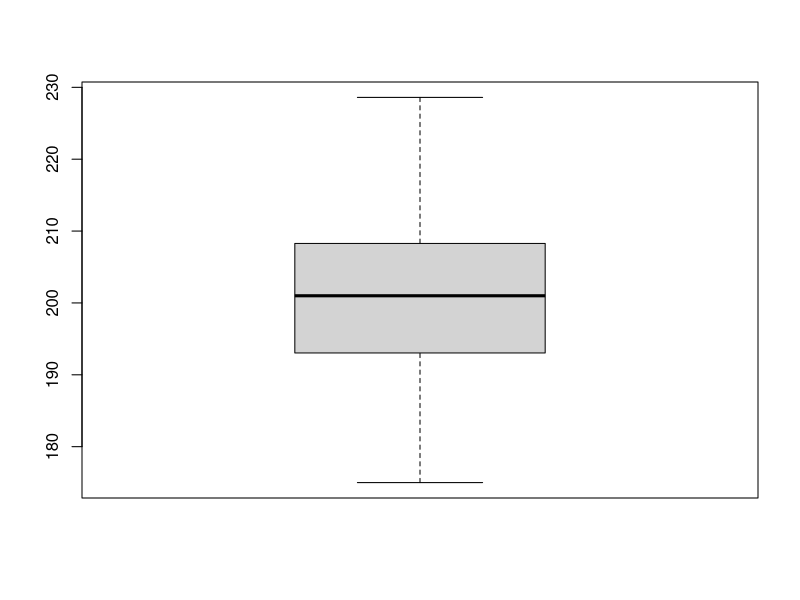
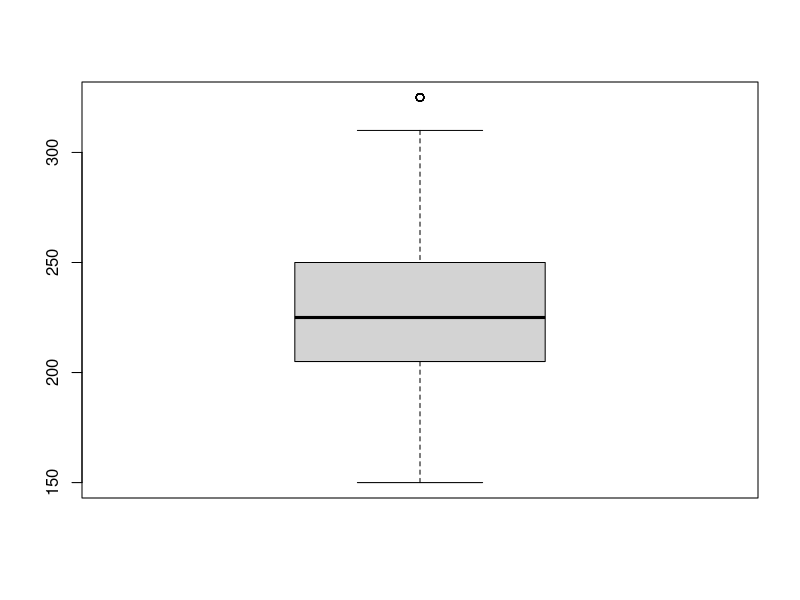
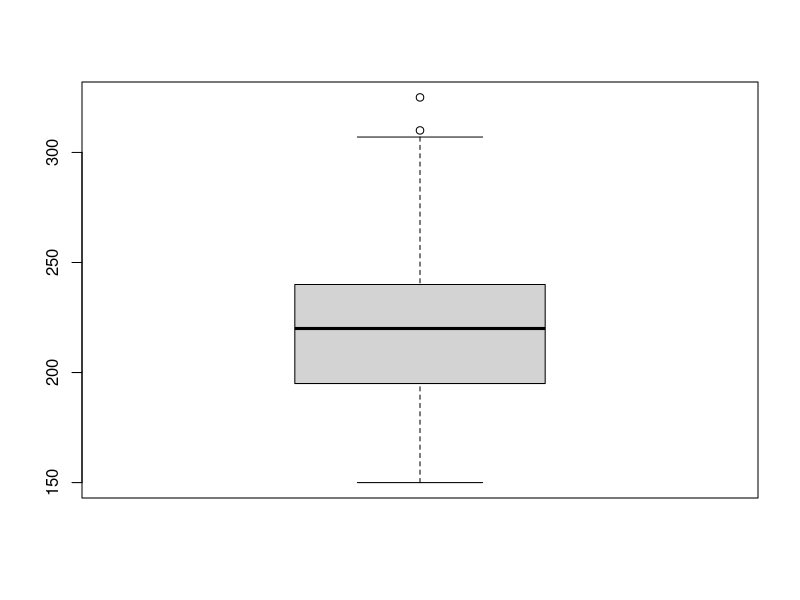
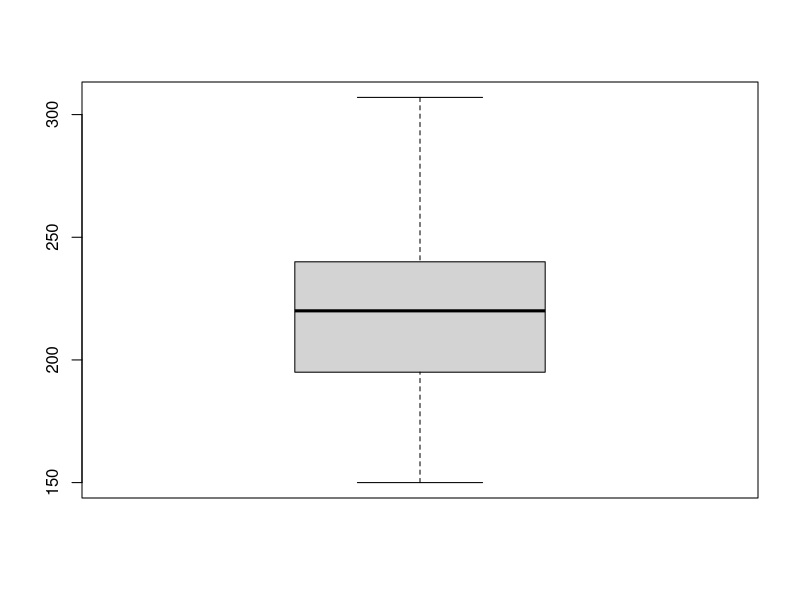
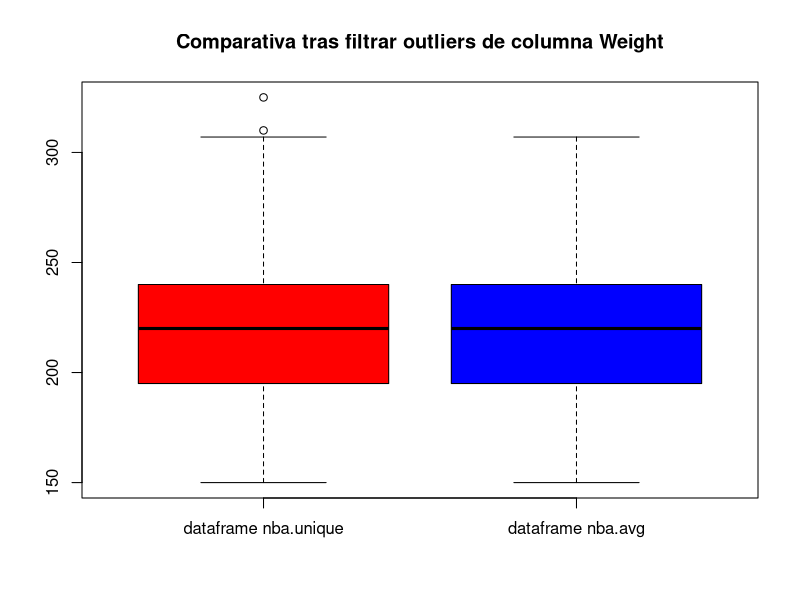
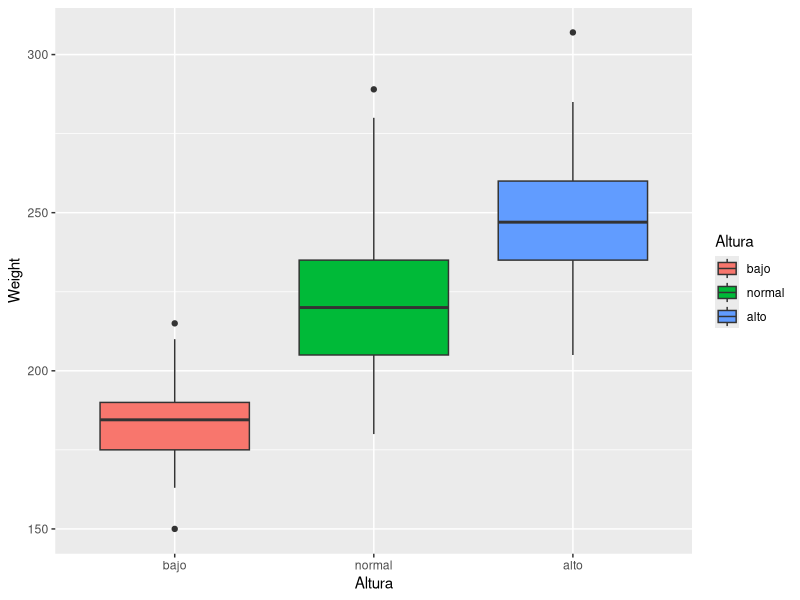

Generate these figures, in order, with R:
## ---- chunk 1
knitr::opts_chunk$set(echo = TRUE)
## ---- chunk 2
nba<-read.csv("NBA_player_of_the_week.csv", stringsAsFactors = FALSE, header = TRUE)
## ---- chunk 3
class(nba)
## ---- chunk 4
str(nba)
## ---- chunk 5
head(nba)
## ---- chunk 6
ls(nba)
## ---- chunk 7
names(nba)
## ---- chunk 8
row.names(nba)
## ---- chunk 9
# Comprobamos los valores del atributo `Conference`.
levels(nba$Conference)

# Comprobamos el tipo de variable que es el atributo `Conference`.
typeof(nba$Conference)
## ---- chunk 10
conf <- (nba$Conference)
## ---- chunk 11
conf
## ---- chunk 12
conf[conf == ""] <- NA
## ---- chunk 13
str(conf)
## ---- chunk 14
# Realizamos la factorización del atributo.
conf <- as.factor(conf)

# Comprobamos los niveles.
levels(conf)

# Mostramos la tabla de frecuencias absolutas.
table(conf)

# Mostramos la tabla de frecuencias relativas redondeando con dos decimales.
round(prop.table(table(conf)), 2)
## ---- chunk 15
# Sumamos todos los NAs en la variable conf.
sum(is.na(conf))
## ---- chunk 16
# Realizamos la factorización de los atributos.
nba$Height <- as.factor(nba$Height)
nba$Player <- as.factor(nba$Player)
nba$Position <- as.factor(nba$Position)
nba$Season <- as.factor(nba$Season)
nba$Team <- as.factor(nba$Team)
nba$Weight <- as.factor(nba$Weight)
## ---- chunk 17
# Sumamos todos los NAs existentes en cada una de las columnas.
sum(is.na(nba$Height))
sum(is.na(nba$Player))
sum(is.na(nba$Position))
sum(is.na(nba$Season))
sum(is.na(nba$Team))
sum(is.na(nba$Weight))
## ---- chunk 18
# Operamos entre columnas y guardamos el resultado en una nueva variable.
time = nba$Season.short - nba$Draft.Year

# Motramos los primeros resultados de la nueva variable para comprobar que se ha creado correctamente.
head(time)
## ---- chunk 19
# Tabla de frecuencias de valores absolutos.
table(time)

# Tabla de frecuencias de valores relativos redondeando con dos decimales.
round(prop.table(table(time)), 2)
## ---- chunk 20
# Convertimos el atributo `Height` en character.
nba$Height <- as.character(nba$Height)

# Calculamos el número de filas.
filas = nrow(nba)

# Creamos las variables de conversión.
inches_in_a_feet = 12
cm_in_a_inch = 2.54

# Iteramos sobre la columna altura a lo largo de todas sus filas.
for (altura in 1:filas){
  # Utilizamos la función `grepl` que nos devolverá True si la cadena de la altura contiene un guión.
  if (grepl("-", nba$Height[altura])){
    
    # Aplicamos la conversión de pies y pulgadas a centímetros.
    # Utilizamos `strsplit` para obtener por separado los pies y las pulgadas.
    part_heitght <- strsplit(nba$Height[altura],"-")[[1]]
    # En la variable part_height tenemos un vector con dos cadenas, la primera contiene los pies 
    # y la segunda las pulgadas. Utilizamos as.numeric para convertirlas a valores numéricos y 
    # multiplicamos por las variables de conversión para obtener el valor en cm.
    feet <- as.numeric(part_heitght[1]) * inches_in_a_feet * cm_in_a_inch
    inch <- as.numeric(part_heitght[2]) * cm_in_a_inch
    # Por último, sumamos ambos valores previamente transformados a cm para obtener la altura total y 
    # guardamos el resultado de nuevo en la columna altura.
    nba$Height[altura] = feet + inch
  }
  
  # Si el valor de altura no contiene un guión pero sí contiene la cadena "cm" tenemos que eliminarla
  # para quedarnos solo con el valor numérico.
  else if (grepl("cm", nba$Height[altura])){
    nba$Height[altura] =  sub("cm", "", nba$Height[altura])
  } 
}

# Convertimos el atributo `Height` en numérico.
nba$Height <- as.numeric(nba$Height)

# Comprobamos el tipo.
typeof(nba$Height)

# Comprobamos que no se han introducido valores NAs.
sum(is.na(nba$Height))
## ---- chunk 21
# Calculamos la media.
mean(nba$Height)
# Calculamos la desviación típica.
sd(nba$Height)
# Visualizamos con un gráfico boxplot.
boxplot(nba$Height)
## ---- chunk 22
# Convertimos el atributo `Weight` en character.
nba$Weight <- as.character(nba$Weight)

# Creamos la variable con el valor de la equivalencia de un kg.
one_kg_in_lb = 2.204623

# Iteramos sobre el total de filas.
for (weight in 1:filas){
  
  # Si el peso contiene la cadena "kg", la eliminamos, convertimos el valor a numérico y aplicamos la
  # conversión.
  if (grepl("kg",nba$Weight[weight])){
    nba$Weight[weight] = as.numeric(sub("kg", "", nba$Weight[weight])) * one_kg_in_lb
  }
}

# Convertimos el atributo `Weight` en numérico.
nba$Weight <- as.numeric(nba$Weight)

# Comprobamos el tipo.
typeof(nba$Weight)

# Comprobamos que no se han introducido valores NAs.
sum(is.na(nba$Weight))
## ---- chunk 23
# Calculamos la media.
mean(nba$Weight)
# Calculamos la desviación típica.
sd(nba$Weight)
# Visualizamos con un gráfico boxplot.
boxplot(nba$Weight)
## ---- chunk 24
# Al igual que en los casos anteriores, convertimos el atributo `Position` en character.
nba$Position <- as.character(nba$Position)

# Creamos dos vectores con los valores que corresponden a las categorías "Forward" y "Guard"
# respectivamente.
Forward <- c("F", "F-C", "FC")
Guard <- c("G", "G-F", "GF")

# Iteramos sobre el total de filas. 
for (i in 1:filas){
  
  # Comprobamos si el valor de "Position" es alguno de los que se corresponden con las nuevas 
  # categorías y reasignamos el valor.
  if (nba$Position[i] %in% Forward){
    nba$Position[i] = "Forward" 
  }
  else if (nba$Position[i] %in% Guard){
    nba$Position[i] = "Guard"
  }
  # En caso de no ser de las nuevas categorías, comprobamos los valores individuales para 
  # asignarles su nuevo nombre.
  else if (nba$Position[i] == "PG"){
    nba$Position[i] = "Point Guard"
  }
  else if (nba$Position[i] == "SG"){
    nba$Position[i] = "Shooting Guard"
  }
  else if (nba$Position[i] == "SF"){
    nba$Position[i] = "Small Forward"
  }
  else if (nba$Position[i] == "PF"){
    nba$Position[i] = "Power Forward"
  }
  else if (nba$Position[i] == "C"){
    nba$Position[i] = "Center"
  }
}
## ---- chunk 25
# Tabla de frecuencias de valores absolutos.
table(nba$Position)

# Tabla de frecuencias de valores relativos redondeando con dos decimales.
round(prop.table(table(nba$Position)), 2)
## ---- chunk 26
# Comprobamos los NAs para que en el caso de haberlos no considerarlos como un equipo más.
sum(is.na(nba$Team))

# Calculamos los valores únicos.
unique(nba$Team)
## ---- chunk 27
# Ordenamos las frecuencias de "Team" utilizando "decreasing = TRUE" para que la ordenación 
# sea de mayor a menor.
list_teams_sorted <- sort(table(nba$Team), decreasing = TRUE)

# Seleccionamos los cinco primeros equipos y los mostramos por pantalla.
list_teams_sorted[1:5]

# Otra forma de ordenar los datos es con la función `order`, que devuelve un array con los índices ordenados.
order(table(nba$Team))
## ---- chunk 28
# Comprobamos cuántos valores únicos hay en la columna "Player".
length(unique(nba$Player))

# Utilizamos la función `duplicated` para crear el nuevo dataframe sin los jugadores repetidos.
nba.unique <- nba[!duplicated(nba$Player), ]

# Comprobamos que el número de filas del nuevo dataframe coincide con los valores únicos de 
# la columna "Player" calculados anteriormente.
nrow(nba.unique)
## ---- chunk 29
# Los ordenamos con la función `order` y seleccionamos los diez primeros.
smallest_players_index <- order(nba.unique$Height)[1:10]

# Mostramos por pantalla la variable.
smallest_players_index

# Seleccionamos los diez jugadores más bajos y los mostramos por pantalla.
nba.unique[smallest_players_index, c("Player", "Height")]
## ---- chunk 30
# Los ordenamos con la función `order`, ajustando el parámetro decresing para que los ordene de mayor 
# a menor. Seleccionamos los diez primeros.
tallest_players_index <- order(nba.unique$Height, decreasing = TRUE)[1:10]

# Mostramos por pantalla la variable.
tallest_players_index

# Seleccionamos los diez jugadores más altos y los mostramos por pantalla.
nba.unique[tallest_players_index, c("Player", "Height")]
## ---- chunk 31
# Cálculo de outliers.

# Método uno.
# Definimos los valores outliers como los que están por encima de la media tres desviaciones típicas.
outlier_ran_low <- mean(nba.unique$Weight) - 3 * sd(nba.unique$Weight)
outlier_ran_up <- mean(nba.unique$Weight) + 3 * sd(nba.unique$Weight)

# Buscamos los outliers en la variable "Weight".
outlier_low <- nba.unique$Weight[which(nba.unique$Weight < outlier_ran_low)]
outlier_up <- nba.unique$Weight[which(nba.unique$Weight > outlier_ran_up)]

# Mostramos los valores outliers.
outlier_low
outlier_up

# Método dos.
# Utilizamos la función `boxplot` con el parámetro plot = False que nos devuelve una lista con la
# información del gráfico. Seleccionamos la columna `out` que contiene los valores de los outliers.
outliers <- boxplot(nba.unique$Weight, plot=FALSE)$out

# Mostramos los valores outliers (que coinciden con los calculados manualmente).
outliers
## ---- chunk 32
# Visualizamos el boxplot del dataframe nba.unique.
boxplot(nba.unique$Weight)

# Guardamos el resultado en un nuevo dataframe sin outliers utilizando la función `which`.
nba.avg <- nba.unique[-which(nba.unique$Weight %in% outliers), ]

# Visualizamos el boxplot del dataframe nba.avg.
boxplot(nba.avg$Weight)
## ---- chunk 33
# Visualizamos la comparativa personalizando el gráfico.
boxplot(nba.unique$Weight, nba.avg$Weight, 
        names = c("dataframe nba.unique","dataframe nba.avg"),
        col = c("Red", "Blue"),
        main = "Comparativa tras filtrar outliers de columna Weight"
        )
## ---- chunk 34
# Resumen estadístico de nba.unique a través de la función `summary`.
summary(nba.unique$Weight)

# Comprobar número de elementos con la función `nrows`.
nrow(nba.unique)
## ---- chunk 35
# Resumen estadístico del nuevo dataframe "nba.avg" con la función `summary`.
summary(nba.avg$Weight)

# Comprobar número de elementos con la función `nrows`.
nrow(nba.avg)
## ---- chunk 36
# Creamos una nueva columna con el nombre "Altura" y asignamos por defecto todos los valores como
# "normal".
nba.avg$Altura <- "normal"

# Creamos las condiciones de "alto" y "bajo" con la función `order`.
tallest_height_index <- order(nba.avg$Height, decreasing = TRUE)[1:50]
smallest_height_index <- order(nba.avg$Height)[1:50]

# Asignamos las condiciones a la nueva columna.
nba.avg$Altura[tallest_height_index] <- "alto"
nba.avg$Altura[smallest_height_index] <- "bajo"

# Factorizamos el atributo `Altura` ya que hemos convertido sus valores en categóricas.
nba.avg$Altura <- as.factor(nba.avg$Altura)
## ---- chunk 37
# Creamos una nueva columna con el nombre "Peso" y asignamos por defecto todos los valores como "normal".
nba.avg$Peso <- "normal"

# Creamos las condiciones de "alto" y "bajo" con la función `order`.
heaviest_weight_index <- order(nba.avg$Weight, decreasing = TRUE)[1:50]
lowest_weight_index <- order(nba.avg$Weight)[1:50]

# Asignamos las condiciones a la nueva columna.
nba.avg$Peso[heaviest_weight_index] <- "alto"
nba.avg$Peso[lowest_weight_index] <- "bajo"

# Factorizamos el atributo `Peso` ya que hemos convertido sus valores en categóricas.
nba.avg$Peso <- as.factor(nba.avg$Peso)
## ---- chunk 38
# Importamos la librería `dplyr`.
library(dplyr)

# Calculamos la media y la desviación típica del atributo `Weight` según la nueva columna a través de
# las funciones `group_by` y `summarise`.
group_by(nba.avg,nba.avg$Altura) %>% summarise(
  mean_weight = mean(Weight),
  sd_weight = sd(Weight)
)
## ---- chunk 39
# Importamos la librería `ggplot2`.
library(ggplot2)

# Ordenamos el factor `Altura` para que al visualizar el resultado en el boxplot quede ordenado.
# Usamos la función `factor` en lugar de `as.factor` para poder reasignar los niveles.
nba.avg$Altura <- factor(nba.avg$Altura, levels = c("bajo", "normal", "alto"))

# Visualizamos el peso según la clasificación de altura del jugador.
ggplot(nba.avg, aes(x = Altura, y = Weight, fill = Altura)) + 
    geom_boxplot()
## ---- chunk 40
# Usamos la función `which`.
list_players_two <- nba.avg[which(nba.avg$Altura == "normal" & nba.avg$Peso == "alto"), ]

# Obtenemos los índices ordenados por nombre y lo guardamos en una variable.
list_names_index <- order(list_players_two$Player)

# Ordenamos alfabéticamente nuestro nuevo dataframe utilizando la variable anteriormente creada.
list_players_two[list_names_index, ]
## ---- chunk 41

## ---- chunk 42

## ---- chunk 43

## ---- chunk 44
#install.packages(caTools)
require(caTools) # para el train-test utilizamos la libreia(caTools)
## ---- chunk 45
#write.csv(train, "train70.csv", row.names=FALSE)
#write.csv(test, "test30.csv", row.names=FALSE)
## ---- chunk 46
